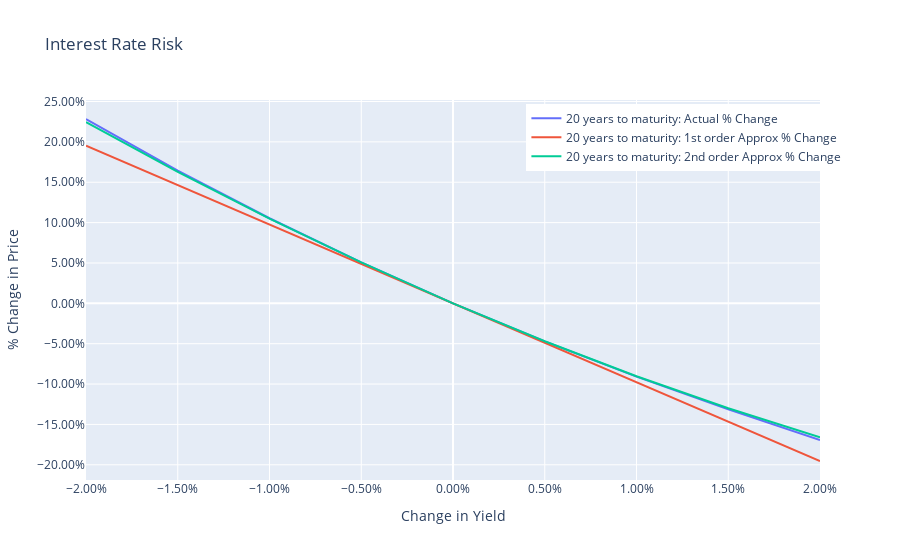

Notebook code cell kept with this figure:
### Code cell
# Plot the data
ttm = TTM_LIST[1]

fig = go.Figure()
ttm_years = int(ttm/NOP)
trace_act=go.Scatter(x=df.index, y=df[('actual_pct_chg',ttm)], mode='lines', name=str(ttm_years)+' years to maturity: Actual % Change')
trace_approx=go.Scatter(x=df.index, y=df[('approx_pct_chg',ttm)], mode='lines', name=str(ttm_years)+' years to maturity: 1st order Approx % Change')
trace_approx2=go.Scatter(x=df.index, y=df[('approx2_pct_chg',ttm)], mode='lines', name=str(ttm_years)+' years to maturity: 2nd order Approx % Change')
fig.add_trace(trace_act)
fig.add_trace(trace_approx)
fig.add_trace(trace_approx2)

fig.update_xaxes(title='Change in Yield',tickformat=".2%")
fig.update_yaxes(title='% Change in Price',tickformat=".2%")
fig.update_layout(title='Interest Rate Risk')
fig.update_layout(legend=dict(yanchor="top", y =0.99, xanchor="left", x=0.6))
fig.show()

### Figure 1 — Plotly figure (JSON) as saved in the notebook; plotly's stock layout.template omitted (floating-point values rounded to 4 significant figures)
{"data": [{"mode": "lines", "name": "20 years to maturity: Actual % Change", "type": "scatter", "x": [-0.02, -0.015, -0.01, -0.005, 3.469e-18, 0.005, 0.01, 0.015, 0.02], "y": [0.2283, 0.1645, 0.1054, 0.05071, 0, -0.04705, -0.09075, -0.1314, -0.1692]}, {"mode": "lines", "name": "20 years to maturity: 1st order Approx % Change", "type": "scatter", "x": [-0.02, -0.015, -0.01, -0.005, 3.469e-18, 0.005, 0.01, 0.015, 0.02], "y": [0.1953, 0.1465, 0.09765, 0.04882, -3.388e-17, -0.04882, -0.09765, -0.1465, -0.1953]}, {"mode": "lines", "name": "20 years to maturity: 2nd order Approx % Change", "type": "scatter", "x": [-0.02, -0.015, -0.01, -0.005, 3.469e-18, 0.005, 0.01, 0.015, 0.02], "y": [0.2245, 0.1629, 0.105, 0.05065, -3.388e-17, -0.047, -0.09034, -0.13, -0.1661]}], "layout": {"legend": {"x": 0.6, "xanchor": "left", "y": 0.99, "yanchor": "top"}, "title": {"text": "Interest Rate Risk"}, "xaxis": {"tickformat": ".2%", "title": {"text": "Change in Yield"}}, "yaxis": {"tickformat": ".2%", "title": {"text": "% Change in Price"}}}}
